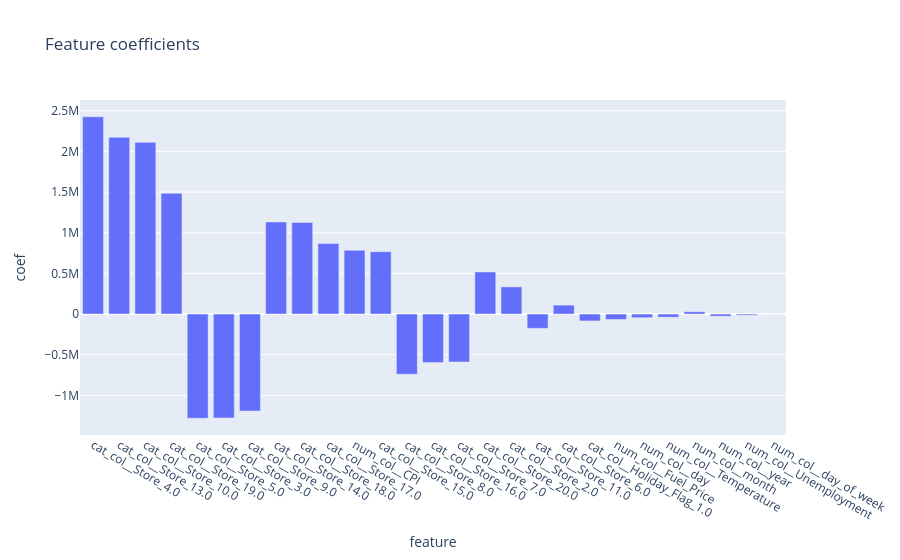

The notebook cell this image was saved under:
### Code cell
px.bar(df_coef_sorted, 
       x="feature", 
       y="coef",
       title="Feature coefficients")

### Figure 1 — Plotly figure (JSON) as saved in the notebook; plotly's stock layout.template omitted (floating-point values rounded to 4 significant figures)
{"data": [{"hovertemplate": "feature=%{x}<br>coef=%{y}<extra></extra>", "legendgroup": "", "marker": {"color": "#636efa", "pattern": {"shape": ""}}, "name": "", "orientation": "v", "showlegend": false, "textposition": "auto", "type": "bar", "x": ["cat_col__Store_4.0", "cat_col__Store_13.0", "cat_col__Store_10.0", "cat_col__Store_19.0", "cat_col__Store_5.0", "cat_col__Store_3.0", "cat_col__Store_9.0", "cat_col__Store_14.0", "cat_col__Store_18.0", "cat_col__Store_17.0", "num_col__CPI", "cat_col__Store_15.0", "cat_col__Store_8.0", "cat_col__Store_16.0", "cat_col__Store_7.0", "cat_col__Store_20.0", "cat_col__Store_2.0", "cat_col__Store_11.0", "cat_col__Store_6.0", "cat_col__Holiday_Flag_1.0", "num_col__Fuel_Price", "num_col__day", "num_col__Temperature", "num_col__month", "num_col__year", "num_col__Unemployment", "num_col__day_of_week"], "xaxis": "x", "y": [2427000.0, 2174000.0, 2112000.0, 1486000.0, -1281000.0, -1279000.0, -1193000.0, 1133000.0, 1126000.0, 869300.0, 783800.0, 767700.0, -739600.0, -596900.0, -589600.0, 517500.0, 334300.0, -175400.0, 110000.0, -84340.0, -65640.0, -44280.0, -38660.0, 28300.0, -26590.0, -13820.0, -0.0], "yaxis": "y"}], "layout": {"barmode": "relative", "legend": {"tracegroupgap": 0}, "title": {"text": "Feature coefficients"}, "xaxis": {"anchor": "y", "domain": [0, 1], "title": {"text": "feature"}}, "yaxis": {"anchor": "x", "domain": [0, 1], "title": {"text": "coef"}}}}
